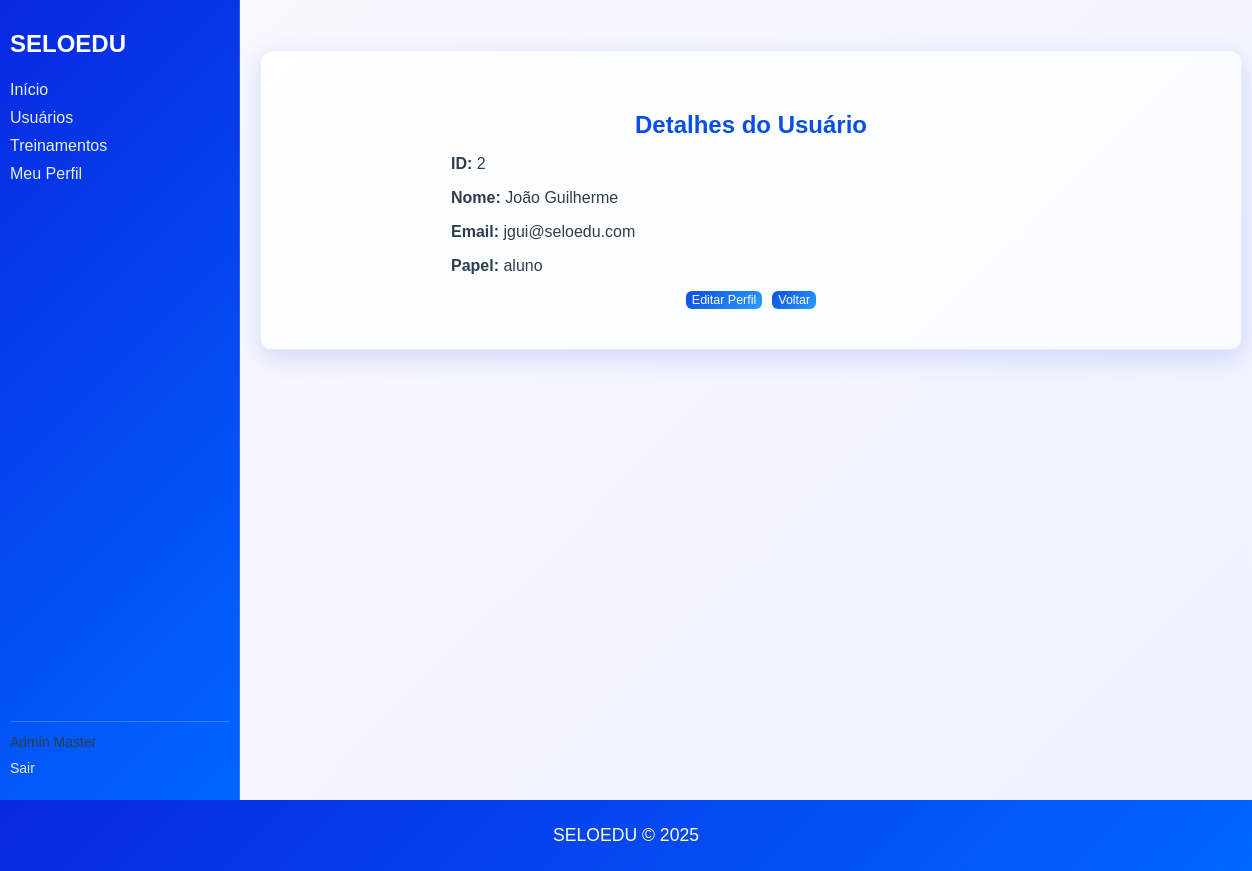
The app's page /users/2 (signed in) with its own data.
### models/users.py (models this page shows, shortened)
class User(UserMixin, db.Model):
	__tablename__ = 'users'
	id = db.Column(db.Integer, primary_key=True)
	nome = db.Column(db.String(120), nullable=False)
	email = db.Column(db.String(150), unique=True, nullable=False)
	password_hash = db.Column(db.String(256), nullable=True)
	role = db.Column(db.String(50), default='user')
	ativo = db.Column(db.Boolean, default=True)
	profile = db.relationship(
		'Profile',
		uselist=False,
		back_populates='user',
		cascade='all, delete-orphan',
		passive_deletes=True
	)

### views/users.py (the view)
    @login_required
    def view_user(self, user_id):
        try:
            user = User.query.get_or_404(user_id)
            return render_template('users/show.html', user=user)
        except Exception as e:
            flash(f'Erro ao carregar usuário: {str(e)}', 'error')
            return redirect(url_for('users.index'))

### models/users.py (called while the page is built)
@login_manager.user_loader
def load_user(user_id):
	try:
		return User.query.get(int(user_id))
	except Exception:
		return None

### templates/users/show.html (shortened to what this page needs)
{% extends "base.html" %}
{% block content %}
  <div class="users-container">
    <h2 class="users-header" style="color:#0a4fe0;">Detalhes do Usuário</h2>
    <div style="max-width:600px; margin:0 auto;">
      <p><strong>ID:</strong> {{ user.id }}</p>
      <p><strong>Nome:</strong> {{ user.nome }}</p>
      <p><strong>Email:</strong> {{ user.email }}</p>
      <p><strong>Papel:</strong> {{ user.role }}</p>
      <div class="form-actions">
        {% if current_user.is_authenticated and (current_user.id == user.id or current_user.role == 'master') %}
          <a href="{{ url_for('users.profile_user', user_id=user.id) }}" class="btn-small no-underline">Editar Perfil</a>
        {% endif %}
        <a href="{{ url_for('users.index') }}" class="btn-small no-underline">Voltar</a>
      </div>
    </div>
  </div>
{% endblock %}

### templates/base.html (shortened to what this page needs)
<!DOCTYPE html>
<html lang="pt-BR">
<head>
    <link rel="stylesheet" href="{{ url_for('static', filename='custom.css') }}">
</head>
<body>
    <div class="layout" id="app-layout">
        {% if current_user.is_authenticated %}
        <aside id="sidebar">
            <div style="display:flex; align-items:center; justify-content:flex-start; margin-bottom:8px;">
                <h2>SELOEDU</h2>
            </div>
            <nav>
                <ul>
                    <li><a href="{{ url_for('users.dashboard') }}">Início</a></li>
                    <li><a href="{{ url_for('users.index') }}">Usuários</a></li>
                    <li><a href="{{ url_for('treinamento.listar') }}">Treinamentos</a></li>
                    <li><a href="{{ url_for('users.profile') }}">Meu Perfil</a></li>
                </ul>
            </nav>
            <div class="sidebar-footer">
                <p>{{ current_user.nome }}</p>
                <ul>
                    <li><a href="{{ url_for('auth.logout') }}">Sair</a></li>
                </ul>
            </div>
        </aside>
        {% endif %}
        <main>
            {% block content %}{% endblock %}
        </main>
    </div>
    <footer>
        <p>SELOEDU © 2025</p>
    </footer>
</body>
</html>

### Static/custom.css (style rules this page uses)
body { font-family: 'Arial', sans-serif; background: linear-gradient(135deg, #f8faff 0%, #eef2ff 100%); margin: 0; padding: 0; color: #2c3e50; display: flex; flex-direction: column; min-height: 100vh; }
main { flex: 1; padding: 20px; display: flex; flex-direction: column; align-items: center; }
footer { background: linear-gradient(135deg, #0828e0 0%, #0066ff 100%); color: white; text-align: center; padding: 25px; margin-top: auto; width: 100%; box-sizing: border-box; font-weight: 500; }
footer p { margin: 0; font-size: 1.1em; }
.users-container { background: linear-gradient(135deg, #ffffff 0%, #f8fbff 100%); padding: 40px; border-radius: 12px; box-shadow: 0 8px 25px rgba(8, 40, 224, 0.15); width: 100%; max-width: 900px; margin: 30px auto; border: 1px solid #e6eeff; }
.btn-small { padding: 2px 6px; font-size: 0.78em; border-radius: 6px; background: linear-gradient(135deg, #0a4fe0 0%, #2a9cff 100%); color: white; border: none; cursor: pointer; text-decoration: none; display: inline-block; vertical-align: middle; }
.button-home, .btn-small, .no-underline { text-decoration: none; }
.users-header { text-align: center; color: #0828e0; margin-bottom: 16px; font-weight: 700; }
.form-actions { display: flex; gap: 10px; justify-content: center; margin-top: 16px; }
.layout { display: grid; grid-template-columns: 240px 1fr; min-height: 100vh; }
aside { background: linear-gradient(135deg, #0828e0 0%, #0066ff 100%); padding: 10px; display: flex; flex-direction: column; justify-content: flex-start; border-right: 1px solid rgba(255,255,255,0.2); }
aside h2 { margin-bottom: 5px; text-align: left; color: #ffffff; }
aside nav ul { list-style: none; padding: 0; margin: 0; }
aside nav li { margin: 10px 0; }
aside nav a { text-decoration: none; color: #e6f0ff; font-weight: 500; }
.sidebar-footer { border-top: 1px solid rgba(255,255,255,0.2); padding-top: 10px; font-size: 14px; margin-top: auto; }
.sidebar-footer p { margin: 2px 0; }
.sidebar-footer ul { list-style: none; padding: 0; margin-top: 10px; }
.sidebar-footer li { margin: 6px 0; }
.sidebar-footer a { text-decoration: none; color: #e6f0ff; }
main { padding: 20px; }

### records on screen
User: nome "Admin Master"
User: id "2", nome "João Guilherme", email "jgui@seloedu.com", role "aluno"
